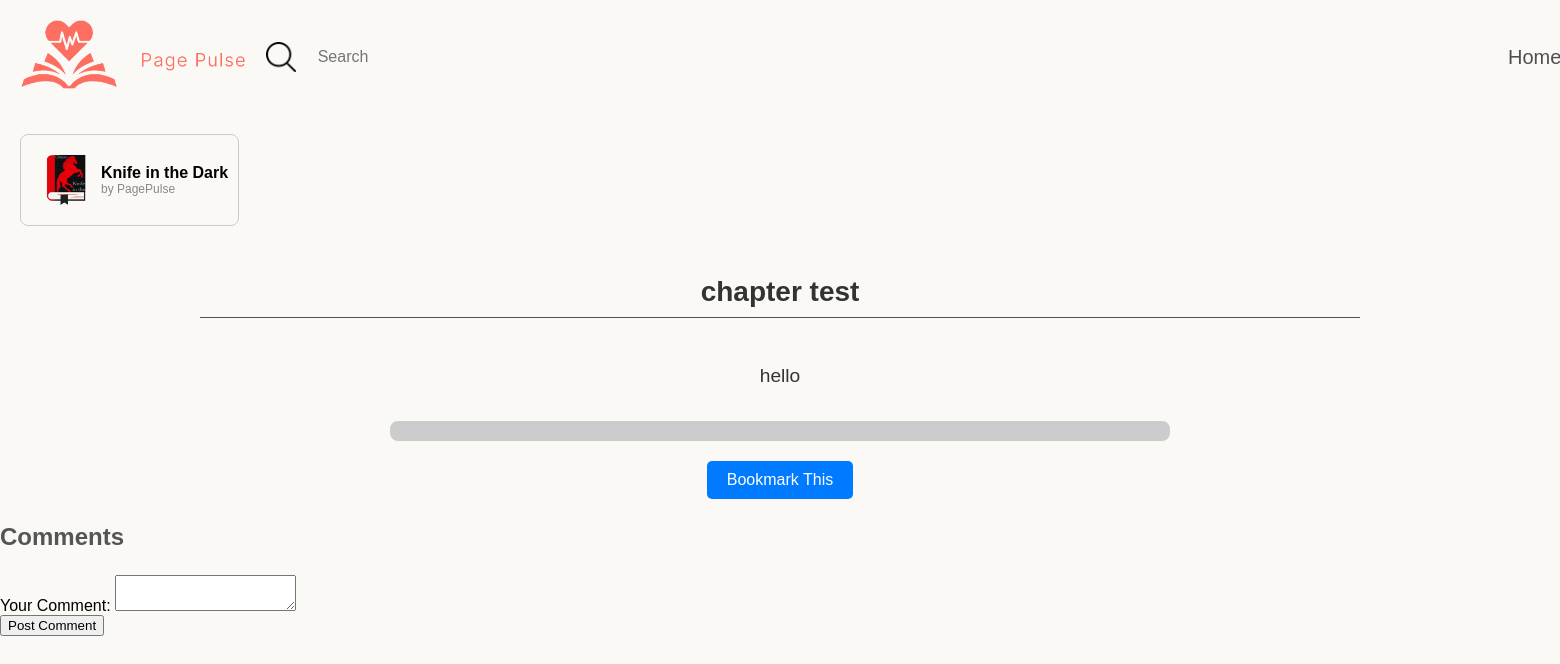
The page /reading/read/29/ on the database as committed earlier.
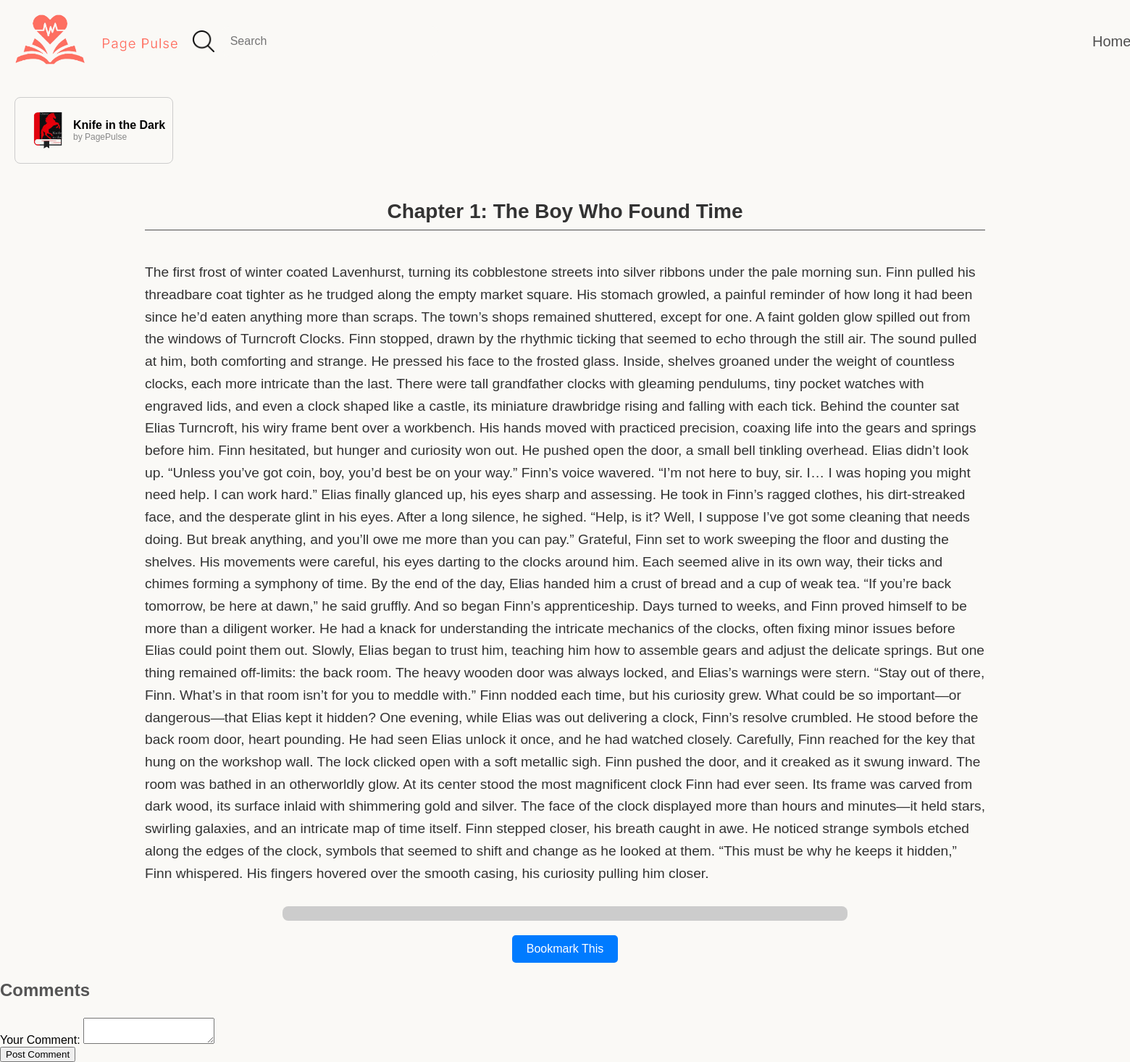
The same page on the database as committed later.
### book/models.py (models this page shows, shortened)
class Book(models.Model):
    title = models.CharField(max_length=200)
    author = models.CharField(max_length=100)
    published_date = models.DateField()
    book_image = models.ImageField(upload_to='books/', blank=True, null=True)
    description = models.TextField(blank=True, null=True)
    total_pages = models.IntegerField(default=0)
    genre = models.CharField(max_length=50, choices=[
        ('Fiction', 'Fiction'),
        ('Mystery', 'Mystery'),
        ('Romance', 'Romance'),
        ('Fantasy', 'Fantasy'),
        ('Thriller', 'Thriller'),
        ('Adventure', 'Adventure'),
        ('LGBTQ+', 'LGBTQ+'),
        ('New Adult', 'New Adult'),
        ('Short Story', 'Short Story'),
    ])

class Chapter(models.Model):
    book = models.ForeignKey(Book, on_delete=models.CASCADE, related_name='chapters')
    title = models.CharField(max_length=200)
    content = models.TextField()
    created_at = models.DateTimeField(auto_now_add=True)

### reading/views.py (the view)
# urls.py: path('read/<int:book_id>/', views.read_book, name='read_book'),
def read_book(request, book_id, chapter_id=None):
    book = get_object_or_404(Book, id=book_id)
    chapters = book.chapters.all().order_by('id')
    if chapter_id:
        chapter = get_object_or_404(Chapter, id=chapter_id, book=book)
    else:
        chapter = chapters.first()
    if not chapters:
        raise Http404("This book has no chapters.")
    return render(request, 'readbook.html', {
        'book': book,
        'chapter': chapter,
        'chapters': chapters,
    })

### reading/templates/readbook.html (shortened to what this page needs)
{% load static %}
<!DOCTYPE html>
<html lang="en">
<head>
</head>
<body>
    <header>
        <div class="header-container">
            <div class="logo">
                <a href="{% url 'homepage' %}">
                    <img src="{% static 'Images/IM2 Logo.png' %}" alt="Page Pulse Logo">
                </a>
            </div>
            <div class="search-container">
                <div class="search-bar">
                    <img src="{% static 'Images/search.png' %}" alt="Search" class="search-icon">
                    <input type="search" class="search-field" placeholder="Search">
                </div>
            </div>
            <div class="nav-container">
                <div class="nav-item"><a href="{% url 'homepage' %}" class="nav-link {% if request.path == '/' %}active{% endif %}">Home</a></div>
            </div>
        </div>
    </header>
    <div class="custom-dropdown">
        <div class="dropdown-header">
            <img src="{{ book.book_image.url }}" alt="Book Icon" class="book-icon">
            <div class="book-info">
                <span class="book-title">{{ book.title }}</span>
                <span class="book-author">by {{ book.author }}</span>
            </div>
        </div>
    </div>
    <h2>{{ chapter.title }}</h2>
    <div class="content-container">
        <p>{{ chapter.content }}</p>
    </div>
<div class="progress-bar-container">
</div>
    <button id="bookmark-btn" class="bookmark-btn">Bookmark This</button>
    <div class="comments-section">
        <h3>Comments</h3>
        <form method="POST">
            <div>
                <label for="content">Your Comment:</label>
                <textarea name="content" id="content" required></textarea>
            </div>
            <button type="submit">Post Comment</button>
        </form>
    </div>
</body>
</html>

### reading/templates/readbook.html (style rules this page uses)
body { font-family: Arial, sans-serif; margin: 0; padding: 0; background-color: #FAF9F6; }
h3 { font-size: 1.5rem; color: #555; }
h2 { font-size: 1.75rem; color: #333; text-align: center; margin-top: 30px; position: relative; padding-bottom: 10px; }
h2::after { content: ""; display: block; width: calc(100% - 400px); height: 1px; background-color: #4F4F4F; margin: 0 auto; position: absolute; left: 200px; bottom: 0; }
p { font-size: 1.2rem; line-height: 1.6; margin-top: 20px; color: #333; }
.header-container { display: flex; align-items: center; gap: 20px; margin: 20px; }
.logo img { height: 70px; }
header { display: flex; justify-content: space-between; align-items: center; width: 100%; }
.nav-container { display: flex; align-items: center; gap: 20px; margin-left: 93%; }
.nav-item { cursor: pointer; color: #4F4F4F; font-size: 20px; margin-right: 10px; }
.nav-item a { white-space: nowrap; font-weight: 50; text-decoration: none; color: #4F4F4F; font-size: 20px; }
.nav-link { text-decoration: none; color: #666; font-weight: 500; }
.search-container { display: flex; }
.search-bar { display: flex; align-items: center; position: relative; }
.search-icon { height: 30px; width: auto; margin-right: 10px; }
.search-field { padding: 10px 10px 10px 10px; font-size: 16px; border: 2px solid #FAF9F6; border-radius: 10px; width: 300px; background-color: #FAF9F6; }
.content-container { margin-left: 200px; margin-right: 200px; display: flex; justify-content: center; }
.content-container p { max-width: 100%; word-wrap: break-word; }
.custom-dropdown { position: relative; display: inline-block; padding: 20px; }
.dropdown-header { display: flex; align-items: center; cursor: pointer; padding: 10px; border: 1px solid #ccc; border-radius: 8px; }
.book-icon { width: 70px; height: 70px; border-radius: 8px; }
.book-info { display: flex; flex-direction: column; }
.book-title { font-size: 16px; font-weight: bold; }
.book-author { font-size: 12px; font-weight: 300; color: #888; }
.bookmark-btn { background-color: #007BFF; color: #FFF; border: none; padding: 10px 20px; font-size: 16px; border-radius: 5px; cursor: pointer; transition: background-color 0.3s ease; display: block; margin: 20px auto; }
.progress-bar-container { width: 50%; background-color: #ccc; border-radius: 8px; height: 20px; margin-top: 10px; margin-left: auto; margin-right: auto; }

Rows that differ between the two databases and show on the page:
changed Chapter: title "chapter test" → "Chapter 1: The Boy Who Found Time"; content "hello" → "The first frost of winter coated Lavenhurst, turning its cobblestone streets into silver ribbons under the pale morning sun. Finn pulled his threadbare coat tighter as he trudged along the empty market square. His stomach growled, a painful reminder of how long it had been since he’d eaten anything more than scraps. The town’s shops remained shuttered, except for one. A faint golden glow spilled out from the windows of Turncroft Clocks. Finn stopped, drawn by the rhythmic ticking that seemed to echo through the still air. The sound pulled at him, both comforting and strange. He pressed his face to the frosted glass. Inside, shelves groaned under the weight of countless clocks, each more…"
